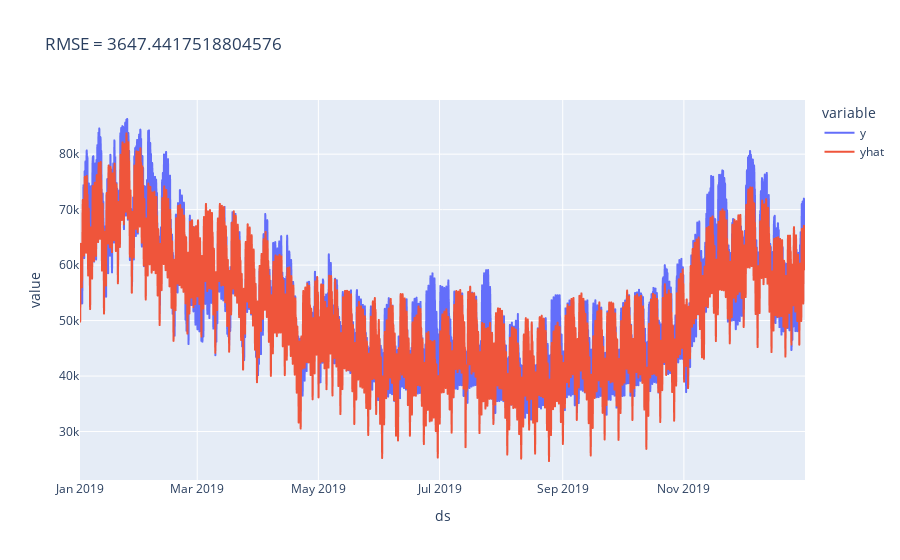

The code cell stored with this chart in its notebook:
### Code cell
# Merge the actual and predicted values into a single dataframe
df_all = pd.merge(test_set, forecast[['ds', 'yhat']], on='ds', how='outer')

# Make the plot
df_all.plot(x='ds', y=['y','yhat'], title=f"RMSE = {np.sqrt(mean_squared_error(df_all['y'],df_all['yhat']))}")

### Figure 1 — Plotly figure (JSON) as saved in the notebook; plotly's stock layout.template omitted (floating-point values rounded to 4 significant figures; data arrays with more than 128 entries replaced by an {"elided": "..."} marker saying what was removed)
{"data": [{"hovertemplate": "variable=y<br>ds=%{x}<br>value=%{y}<extra></extra>", "legendgroup": "y", "line": {"color": "#636efa", "dash": "solid"}, "marker": {"symbol": "circle"}, "mode": "lines", "name": "y", "showlegend": true, "type": "scattergl", "x": {"elided": "8760 str values"}, "xaxis": "x", "y": {"elided": "8760 int values"}, "yaxis": "y"}, {"hovertemplate": "variable=yhat<br>ds=%{x}<br>value=%{y}<extra></extra>", "legendgroup": "yhat", "line": {"color": "#EF553B", "dash": "solid"}, "marker": {"symbol": "circle"}, "mode": "lines", "name": "yhat", "showlegend": true, "type": "scattergl", "x": {"elided": "8760 str values"}, "xaxis": "x", "y": {"elided": "8760 float values"}, "yaxis": "y"}], "layout": {"legend": {"title": {"text": "variable"}, "tracegroupgap": 0}, "title": {"text": "RMSE = 3647.4417518804576"}, "xaxis": {"anchor": "y", "domain": [0, 1], "title": {"text": "ds"}}, "yaxis": {"anchor": "x", "domain": [0, 1], "title": {"text": "value"}}}}
